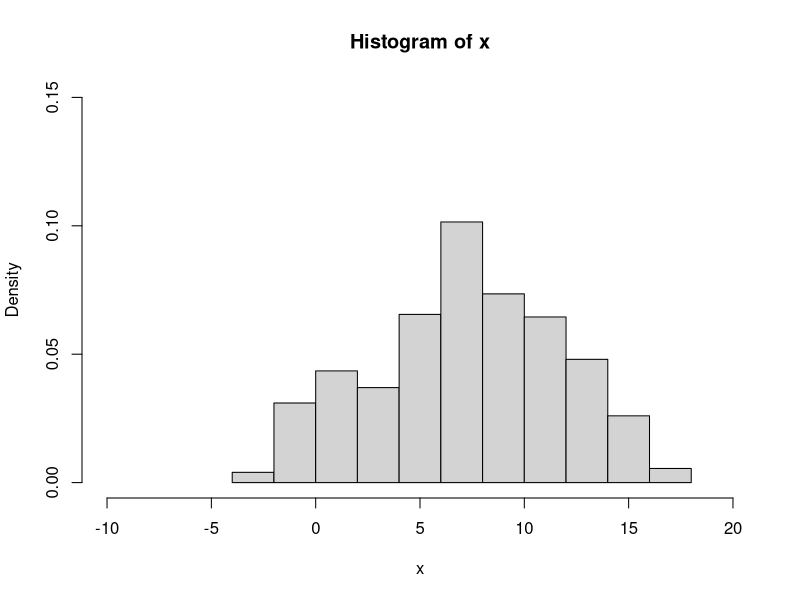

Reproduce this figure in R.
#### 题目一 ####
# 生成数据
n <- 1000
x1 <- rnorm(n, 1, 2)
x2 <- rnorm(n, 12, 2)
x3 <- rnorm(n, 7 , 2)
u <- runif(n)
k1 <- as.integer(u <0.2) #vector of 0’s and 1’s
k2 <- as.integer(u>=0.2 & u<=0.5)
x <- k1 * x1 + k2 * x2 + (1-k1-k2)*x3#the mixture
hist(x, prob=TRUE, xlim=c(-10,20), ylim=c(0,0.15))

em_mixnorm <- function(x,seed=520){
set.seed(seed)
# 真实概率(0.2,0.3,0.5)
# 初始化
alpha10 <- 0.16
alpha20 <- 0.36
alpha30 <- 0.48
mu10 <- 1.2
mu20 <- 11.6
mu30 <- 6.8
sigma0 <- 2.3
para <- c(alpha10,alpha20,alpha30,mu10,mu20,mu30,sigma0)
tol <- 1e-8
para.old <- para+1
for (j in 1:1000) {
  vp10<-(para[1]*dnorm(x,para[4],para[7]))/(para[1]*dnorm(x,para[4],para[7])
                                            +para[2]*dnorm(x,para[5],para[7])
                                            +para[3]*dnorm(x,para[6],para[7]))
  vp20<-(para[2]*dnorm(x,para[5],para[7]))/(para[1]*dnorm(x,para[4],para[7])
                                            +para[2]*dnorm(x,para[5],para[7])
                                            +para[3]*dnorm(x,para[6],para[7]))
  vp30<-(para[3]*dnorm(x,para[6],para[7]))/(para[1]*dnorm(x,para[4],para[7])
                                             +para[2]*dnorm(x,para[5],para[7])
                                             +para[3]*dnorm(x,para[6],para[7]))
  
  phi1<-sum(vp10)
  phi2<-sum(vp20)
  phi3 <- sum(vp30)
  alpha11<-phi1/n
  alpha21<-phi2/n
  alpha31 <- phi3/n
  phix1<-sum(x*vp10)
  mu11<-phix1/phi1
  phix2<-sum(x*vp20)
  mu21<-phix2/phi2
  phix3 <- sum(x*vp30)
  mu31<-phix3/phi3
  
  phixmu1<-sum((x-mu11)^2*vp10)
  phixmu2<-sum((x-mu21)^2*vp20)
  phixmu3 <- sum((x-mu31)^2*vp30)
  sigma1 <- sqrt(sum(phixmu1,phixmu2,phixmu3)/sum(phi1,phi2,phi3))
  
  para<-c(alpha11,alpha21,alpha31,mu11,mu21,mu31,sigma1)
  
  if (sqrt(sum((para-para.old)^2))/sqrt(sum(para.old^2))<tol) break
  para.old<-para
  
}

data.frame(estimate=para,iter=j,tol=tol)
}

# bootstrap 估计标准差
B <- 200 #number of replicates
N <- length(x) #sample size
R <- matrix(0,nrow = B,ncol = 7) #storage for replicates
#bootstrap estimate of standard error of R
for (b in 1:B) {
  #randomly select the indices
  i <- sample(1:N, size = N, replace = TRUE)
 
   x <- x[i]
  result <- em_mixnorm(x)
  for (j in 1:7)R[b,j] <- result[j,1]
}
# 输出标准差的估计
print(em_mixnorm(x))
print(round(apply(R, 2, sd),3))


#### 题目二 ####
n <- 300
m <- 200
r <- 80
theta <- 1/3
t <- 1.5 # t的生成要根据r，m和theta决定的分位数函数
y <- rexp(n,theta)
theta0 <- 1
for (j in 1:3000) {
  ht <- exp(-t*theta0)/(1-exp(-t*theta0))
  theta1 <- (n+m)/(sum(y)+(m-r)*(t+1/theta0)+r*(1/theta0-t*ht)) #迭代公式
  theta0 <- theta1
}
print(theta0)
